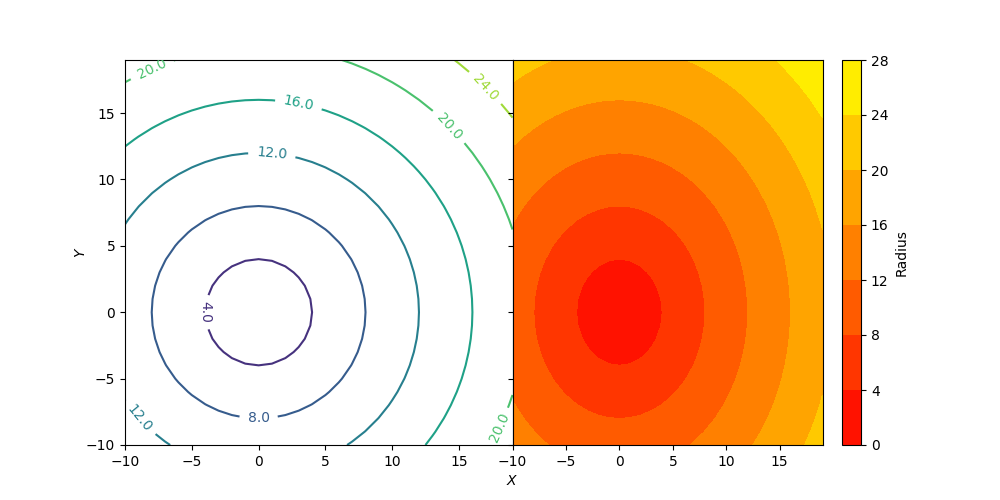

The Python source for this figure:
import matplotlib.pyplot as plt
import numpy as np

x = np.arange(-10, 20, 1)
y = np.arange(-10, 20, 1)

X, Y = np.meshgrid(x, y)

Z = np.sqrt(X**2 + Y**2)

fig, ax = plt.subplots(1, 2, sharex=True, sharey=True, figsize=(10, 5))
cp = ax[0].contour(X, Y, Z)
ax[0].clabel(cp, inline=True, fontsize=10, fmt='%1.1f')

cp = ax[1].contourf(X, Y, Z, cmap='autumn')
plt.colorbar(cp, label='Radius')

fig.add_subplot(111, frame_on=False)
plt.tick_params(labelcolor="none", bottom=False, left=False)
plt.xlabel(r'$X$')
plt.ylabel(r'$Y$')
plt.subplots_adjust(wspace=0)
plt.savefig('Basic_example.png')
plt.show()
